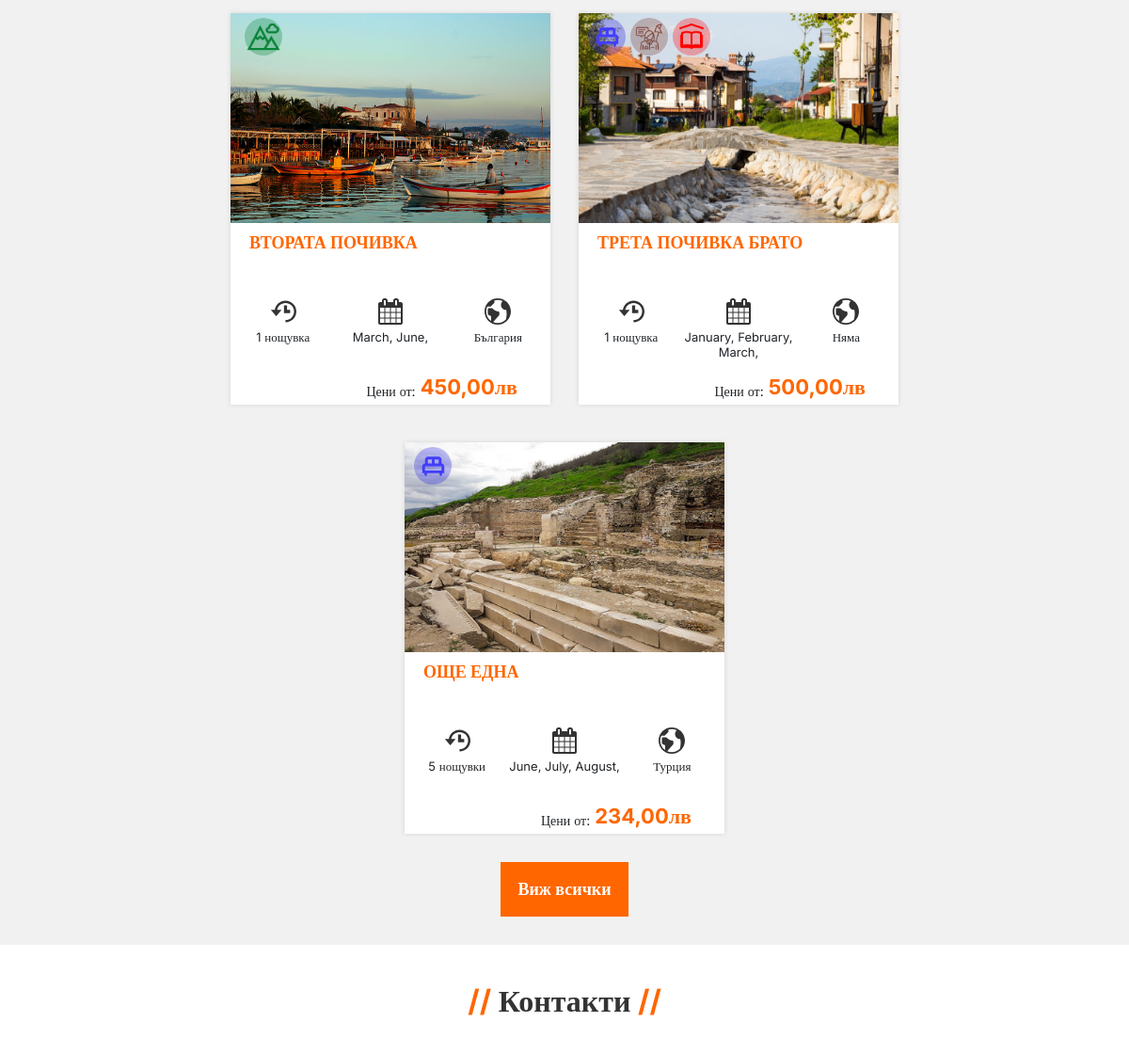
Before: / (middle part) with the older database file.
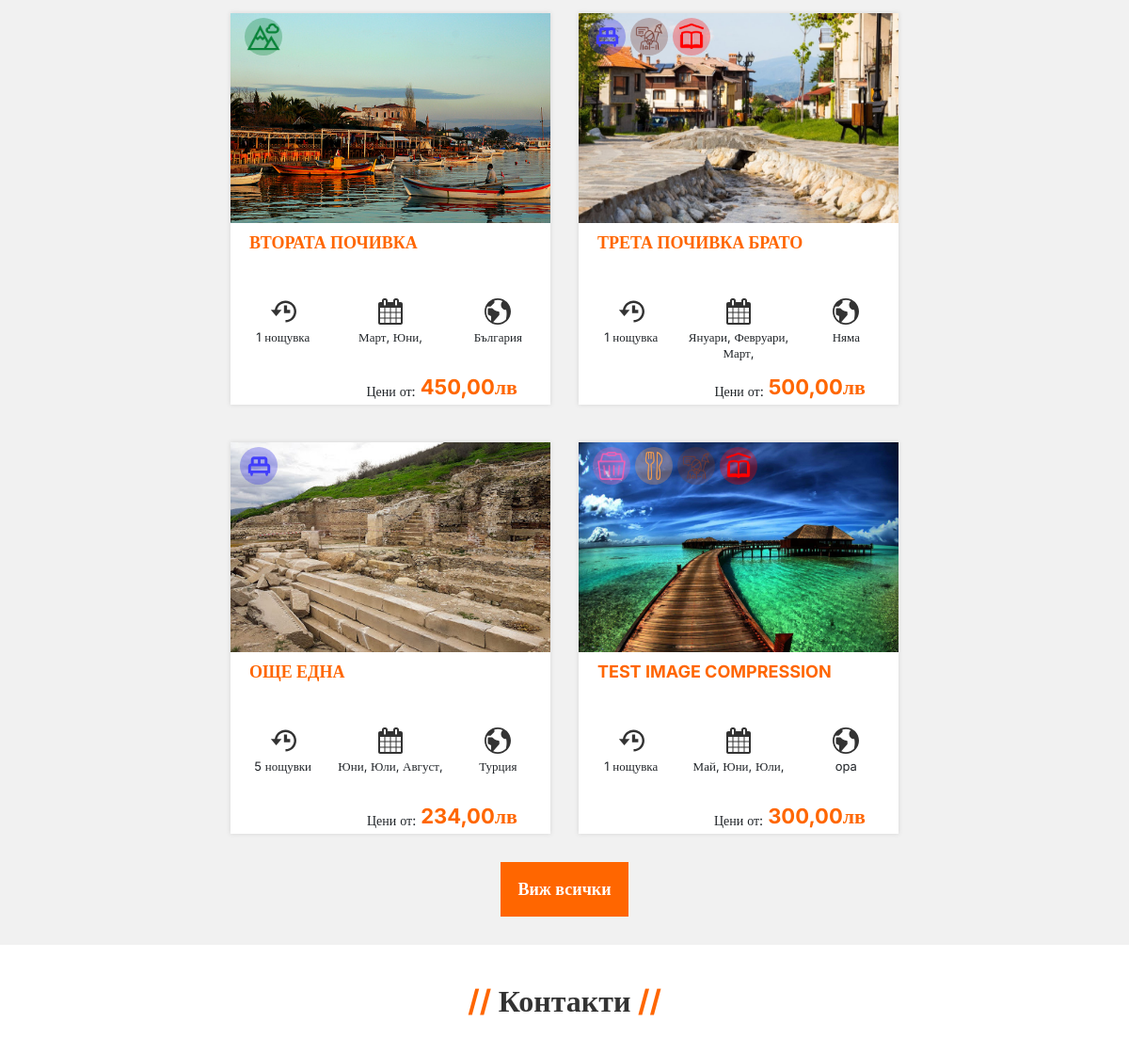
After: the same page with the newer database file.
### trips/models.py (models this page shows, shortened)
class Trip(models.Model):
    top_offer = models.BooleanField(default=False)
    name = models.CharField(max_length=200)
    main_image = models.ImageField(upload_to='main_images/')
    category = models.ManyToManyField(Category, blank=True)
    price = models.DecimalField(decimal_places=2, max_digits=5)
    duration = models.CharField(max_length=50, default="1 нощувка")
    country = models.CharField(max_length=50)
    months = models.ManyToManyField(Month)
    text = tinymce_models.HTMLField()

class Month(models.Model):
    name = models.CharField(max_length=20)
    def __str__(self):
        return self.name

### trips/views.py (the view)
# urls.py: path('', views.index, name='index'),
def index(request):
    top_trips = Trip.objects.filter(top_offer=True)
    context = {'top_trips': top_trips}
    return render(request, '../templates/index.html', context)

### trips/templatetags/filters.py (called while the page is built)
@register.filter
def category_in(category_id, category_list):
    return category_list.filter(id=category_id).exists()

### templates/index.html (shortened to what this page needs)
{% load static %}
{% load filters %}
<!DOCTYPE html>
<html lang="en">
   <head>
      <link rel="stylesheet" href="https://cdn.jsdelivr.net/npm/bootstrap@4.0.0/dist/css/bootstrap.min.css">
      <link rel="stylesheet" href="https://cdn.jsdelivr.net/npm/bootstrap-icons@1.8.3/font/bootstrap-icons.css">
      <link rel="stylesheet" type="text/css" href="{% static 'style.css' %}">
      <link rel="stylesheet" type="text/css" href="{% static 'home.css' %}">
   </head>
   <body>
      <div>
         <div class="home-container">
            <div class="home-container04">
               {% for trip in top_trips %}
               <a class=".reset-a" href="trip-detail.html">
                  <div class="home-container05">
                     <div class="home-container06">
                        {% if 1|category_in:trip.category.all %}
                        <div title="С Нощувка"  class="home-container07">
                           <svg viewBox="0 0 1024 1024" class="home-icon10">
                              <path
                                 d="M256 512v128h512v-128h-512zM342 298v128h128v-128h-128zM682 426v-128h-128v128h128zM854 512v214h-58l-28 84h-42l-28-84h-370l-30 84h-42l-28-84h-58v-214q0-34 26-60t60-26v-128q0-34 26-59t60-25h340q34 0 60 25t26 59v128q34 0 60 26t26 60z"
                                 ></path>
                           </svg>
                        </div>
                        {% endif %}
                        {% if 2|category_in:trip.category.all %}
                        <div title="Пазаруване" class="shopping" style="width: 40px; height: 40px; display: flex; align-items: center;
                           margin-left: 5px; border-radius: var(--dl-radius-radius-round); flex-direction: column;
                           justify-content: center; background-color: rgba(240, 101, 172, 0.3);">
                           <img alt="image" src="{% static 'images/icons8-basket-64-200h.png' %}" class="home-image03"/>
                        </div>
                        {% endif %}
                        {% if 3|category_in:trip.category.all %}
                        <div title="Включена Храна" class="home-container08">
                           <img alt="image" src="{% static 'images/icons8-restaurant-100-200h.png' %}" class="home-image03"/>
                        </div>
                        {% endif %}
                        {% if 4|category_in:trip.category.all %}
                        <div title="Екскурзия" class="home-container09">
                           <img alt="image" src="{% static 'images/icons8-guide-100.png' %}" class="home-image04"/>
                        </div>
                        {% endif %}
                        {% if 5|category_in:trip.category.all %}
                        <div title="За Ученици" class="school" style="width: 40px; height: 40px; display: flex; align-items: center;
                           margin-left: 5px; border-radius: var(--dl-radius-radius-round); flex-direction: column;
                           justify-content: center; background-color: rgba(255, 0, 0, 0.3);">
                           <img alt="image" src="{% static 'images/icons8-school-90-200h.png' %}" class="home-image03"/>
                        </div>
                        {% endif %}
                        {% if 7|category_in:trip.category.all %}
                        <div title="Природа" class="nature" style="width: 40px; height: 40px; display: flex; align-items: center;
                           margin-left: 5px; border-radius: var(--dl-radius-radius-round); flex-direction: column;
                           justify-content: center; background-color: rgba(8, 131, 56, 0.3);">
                           <img alt="image" src="{% static 'images/icons8-ski-resort-96-200h.png' %}" class="home-image04"/>
                        </div>
                        {% endif %}
                     </div>
                     <img alt="image" src="{{ trip.main_image.url }}" class="home-image05"/>
                     <div class="home-container10">
                        <span class="home-text07">
                        <span>
                        {{ trip.name | upper }}
                        </span>
                        </span>
                     </div>
                     <div class="home-container11">
                        <div class="home-container12">
                           <span class="home-text09">{{ trip.duration }}</span>
                        </div>
                        <div class="home-container13">
                           <span class="home-text10">
                           {% for month in trip.months.all %}
                           {{ month }},
                           {% endfor %}
                           </span>
                        </div>
                        <div class="home-container14">
                           <span class="home-text11"><span>{{ trip.country }}</span></span>
                        </div>
                     </div>
                     <div class="home-container15">
                        <span class="home-text13">Цени от:</span>
                        <span class="home-text14">{{ trip.price }}лв</span>
                     </div>
                  </div>
               </a>
               {% endfor %}
            </div>
            <a href="{% url 'trips' %}" class="home-navlink button">Виж всички</a>
            <div class="home-container60" >
               <span class="home-text47">
               <span class="home-text48">//</span>
               <span class="home-text50">Контакти</span>
               <span class="home-text52">//</span>
               </span>
                <div style="width: 100%">
                    <link rel="stylesheet" type="text/css" href="{% static 'additional.css' %}">
                <div class="contact-info-container">
                 <div class="contact-info-row">
                  <div class="contact-info-emails">
                  </div>
                </div>
            </div>
                    </div>
            </div>
         </div>
      </div>
   </body>
</html>

### static/home.css (style rules this page uses)
.home-container { width: 100%; display: flex; overflow: auto; min-height: 100vh; align-items: center; flex-direction: column; justify-content: flex-start; background-color: #f1f1f1; }
.home-container04 { width: auto; height: auto; display: flex; flex-wrap: wrap; align-items: flex-start; padding-left: 6%; padding-right: 6%; justify-content: center; }
.home-container05 { width: 340px; height: 416px; display: flex; padding: 0; box-shadow: 0 0 5px 0 #d4d4d4; transition: 0.3s; align-items: center; margin: 20px 15px; flex-direction: column; justify-content: flex-start; background-color: #ffffff; }
.home-container06 { width: 100%; height: 45px; display: flex; z-index: 100; align-items: center; padding-top: 10px; padding-left: 10px; padding-bottom: 5px; justify-content: flex-start; }
.home-container07 { width: 40px; height: 40px; display: flex; align-items: center; border-radius: var(--dl-radius-radius-round); flex-direction: column; justify-content: center; background-color: rgba(35, 31, 222, 0.3); }
.home-icon10 { fill: #413efb; width: 35px; height: 35px; }
.home-container08 { width: 40px; height: 40px; display: flex; align-items: center; margin-left: 5px; border-radius: var(--dl-radius-radius-round); flex-direction: column; justify-content: center; background-color: rgba(242, 156, 79, 0.3); }
.home-image03 { width: 30px; height: 30px; object-fit: cover; }
.home-container09 { width: 40px; height: 40px; display: flex; align-items: center; margin-left: 5px; border-radius: var(--dl-radius-radius-round); flex-direction: column; justify-content: center; background-color: rgba(117, 61, 52, 0.31); }
.home-image04 { width: 38px; height: 38px; object-fit: cover; }
.home-image05 { width: 100%; height: 223px; min-width: 100%; margin-top: -45px; max-height: 223px; min-height: 223px; object-fit: cover; }
.home-container10 { flex: 0 0 auto; width: 100%; height: 60px; display: flex; align-items: center; justify-content: flex-start; }
.home-text07 { color: #ff6600; font-size: 18px; align-self: flex-start; font-style: normal; text-align: left; transition: 0.3s; font-weight: 700; margin: 10px 20px; }
.home-container11 { width: 100%; height: 70px; display: flex; margin-top: 20px; align-items: center; padding-left: 10px; padding-right: 10px; justify-content: center; }
.home-container12 { width: 30%; height: 100%; display: flex; align-items: center; flex-direction: column; justify-content: flex-start; }
.home-icon12 { fill: #333; width: 28px; height: 28px; margin-bottom: 5px; }
.home-text09 { font-size: 13px; }
.home-container13 { width: 45%; height: auto; margin: 0; display: flex; align-self: flex-start; align-items: center; flex-direction: column; justify-content: flex-start; }
.home-icon14 { fill: #333; width: 28px; height: 28px; margin-bottom: 5px; }
.home-text10 { font-size: 13px; font-style: normal; text-align: center; font-weight: 400; }
.home-container14 { width: 30%; height: 100%; display: flex; align-items: center; flex-direction: column; justify-content: flex-start; }
.home-icon16 { fill: #333; width: 28px; height: 28px; margin-bottom: 5px; }
.home-text11 { font-size: 13px; }
.home-container15 { width: 100%; height: 100%; display: flex; align-self: center; align-items: flex-end; flex-direction: row; padding: 0 35px 5px 20px; justify-content: flex-end; }
.home-text13 { font-size: 14px; align-self: flex-end; text-align: right; }
.home-text14 { color: #ff6600; font-size: 22px; align-self: flex-end; font-style: normal; font-weight: 700; padding-left: 5px; }
.home-navlink { color: #fff; padding: var(--dl-space-space-unit); font-size: 18px; font-style: normal; margin-top: 10px; text-align: center; transition: 0.3s; font-weight: 600; border-color: #ff6600; border-width: 2px; border-radius: 0; margin-bottom: 30px; text-decoration: none; background-color: #ff6600; }
.home-container60 { width: 100%; height: 430px; display: flex; align-items: center; flex-direction: column; justify-content: flex-start; background-color: var(--dl-color-gray-white); }
.home-text47 { color: #ff6600; font-size: 32px; font-style: normal; margin-top: 40px; font-weight: 700; margin-bottom: 15px; }
.home-text50 { color: #333; }
.home-text52 { color: #ff6600; }

Changed rows visible on the page:
changed Month: name "March" → "Март"
changed Month: name "June" → "Юни"
changed Month: name "January" → "Януари"
changed Month: name "February" → "Февруари"
changed Month: name "July" → "Юли"
changed Month: name "August" → "Август"
added Trip: main_image (picture), name "TEST IMAGE COMPRESSION", duration "1 нощувка", country "opa", price "300,00", Month (name "Юни"), Month (name "Юли")
now on this page (row edited): Month: name "Май", shown under "TEST IMAGE COMPRESSION"
